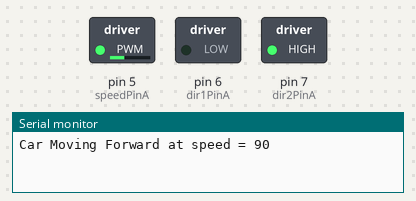
Bench run of a sketch on a simulated Arduino Uno, built with avr-gcc and run on an emulated ATmega328P. On the bench: switched loads named in the sketch (green lamp = pin HIGH), the last lines printed to the serial monitor.

Above: at 0.05 s.
At 4.45 s:
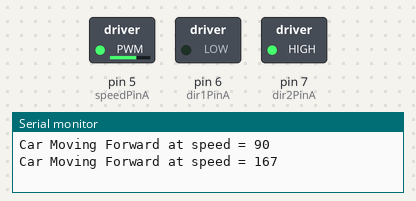
At 6.65 s:
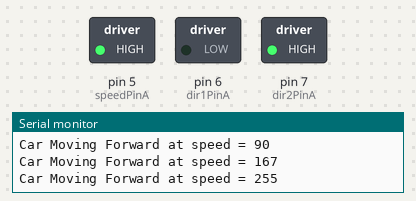
At 8.95 s:
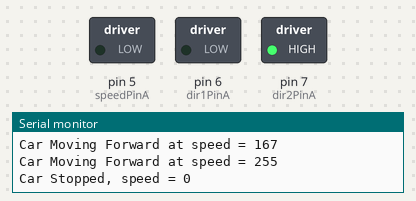
At 13.45 s:
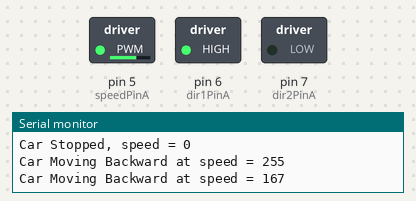
At 17.95 s:
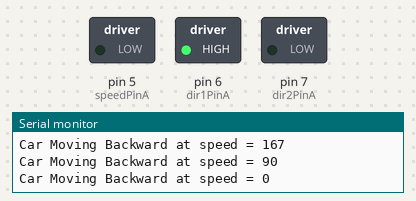
Timing chart, 0 to 23.4 s (numbered marks = the images above):
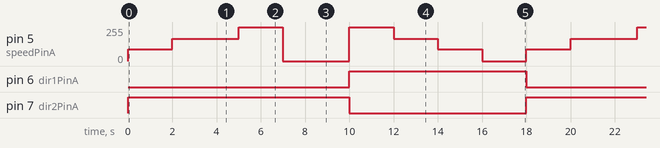

The sketch:

Task-3-1-Solution.ino
```cpp
// Motor 1
int dir1PinA = 6;
int dir2PinA = 7;
int speedPinA = 5; // Needs to be a PWM pin to be able to control motor speed

void setup() {
  // put your setup code here, to run once:
Serial.begin(9600);

//Define L298N Dual H-Bridge Motor Controller Pins

pinMode(dir1PinA,OUTPUT);
pinMode(dir2PinA,OUTPUT);
pinMode(speedPinA,OUTPUT);
}


void CarForward(int movingSpeed){
analogWrite(speedPinA, movingSpeed);//Sets speed variable via PWM
digitalWrite(dir1PinA, LOW);
digitalWrite(dir2PinA, HIGH);
Serial.print("Car Moving Forward at speed = ");
Serial.println(movingSpeed);
  }

void CarStop(int movingSpeed){
analogWrite(speedPinA, movingSpeed);//Sets speed variable via PWM
//digitalWrite(dir1PinA, LOW);
//digitalWrite(dir2PinA, HIGH);
Serial.print("Car Stopped, speed = ");
Serial.println(movingSpeed);
  }

void CarBackward(int movingSpeed){
analogWrite(speedPinA, movingSpeed);//Sets speed variable via PWM
digitalWrite(dir1PinA, HIGH);
digitalWrite(dir2PinA, LOW);
Serial.print("Car Moving Backward at speed = ");
Serial.println(movingSpeed);
  }

void loop() {
  // put your main code here, to run repeatedly:
  CarForward(90);
  delay(2000);
  CarForward(167);
  delay(3000);
  CarForward(255);
  delay(2000);

  CarStop(0);
  delay(3000);

  CarBackward(255);
  delay(2000);
  CarBackward(167);
  delay(2000);
  CarBackward(90);
  delay(2000);

  CarBackward(0);
  delay(2000);

}
```

Measured:
- by itself, pin 6 (dir1PinA): alternates HIGH for 8.0 s and LOW for 10.0 s
- by itself, pin 7 (dir2PinA): alternates HIGH for 10.0 s and LOW for 8.0 s
- by itself, pin 5 (speedPinA): repeats every 18.0 s: 167/255 3.0 s, 255/255 2.0 s, 0/255 3.0 s, 255/255 2.0 s, 167/255 2.0 s, 90/255 2.0 s, 0/255 2.0 s, 90/255 2.0 s
